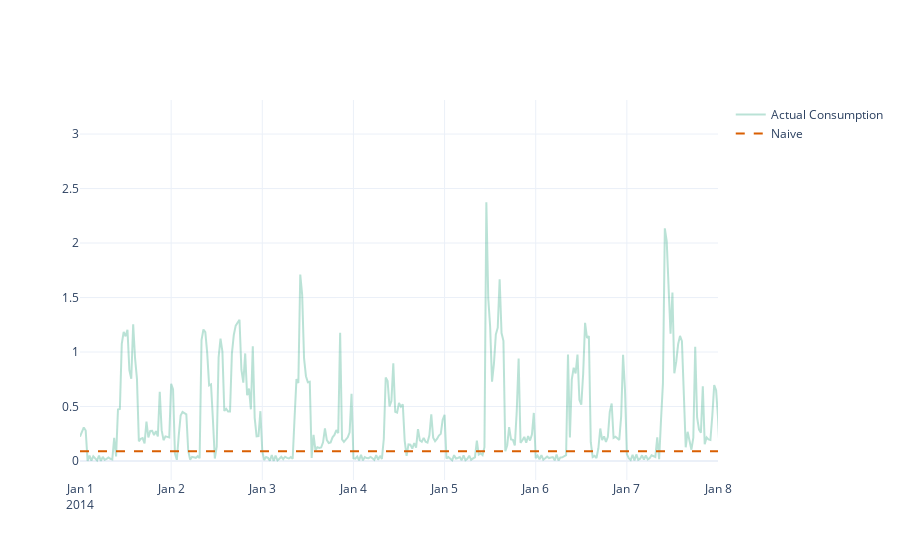

The cell this chart's notebook holds for it:
### Markdown cell above
Naive Forecast

### Code cell
from statsforecast.models import Naive

# just the last/most recent observation Y_{t-1} in ts
model = Naive()
display_name = ['Naive']
metrics = pd.DataFrame()

results, metrics = evaluate_performance(
    ts_train=ts_train, 
    ts_test=ts_val, 
    models=[model], 
    metrics=[mase, mae, mse, rmse, smape, forecast_bias], 
    freq=freq,
    level=[],  # Ensure this is correct or adjust as necessary
    id_col='LCLid',
    time_col='timestamp',
    target_col='energy_consumption',
    h=len(ts_val),
    metric_df=metrics  # Pass None or an existing DataFrame if you want to append results
)

# evaluation metrics
display(metrics)

# plot
fig = plot_forecast(results, forecast_columns=display_name, forecast_display_names=display_name, timestamp_col ='timestamp')
fig.update_xaxes(type="date", range=["2014-01-01", "2014-01-08"])
fig.show()

### Figure 1 — Plotly figure (JSON) as saved in the notebook; plotly's stock layout.template omitted (floating-point values rounded to 4 significant figures; data arrays with more than 128 entries replaced by an {"elided": "..."} marker saying what was removed)
{"data": [{"line": {"color": "rgba(27,158,119, 0.3)"}, "mode": "lines", "name": "Actual Consumption", "type": "scatter", "x": {"elided": "1488 str values"}, "y": {"elided": "1488 float values"}}, {"line": {"color": "rgba(217,95,2, 1)", "dash": "dash"}, "mode": "lines", "name": "Naive", "type": "scatter", "x": {"elided": "1488 str values"}, "y": {"elided": "1488 float values"}}], "layout": {"xaxis": {"range": ["2014-01-01", "2014-01-08"], "type": "date"}}}
